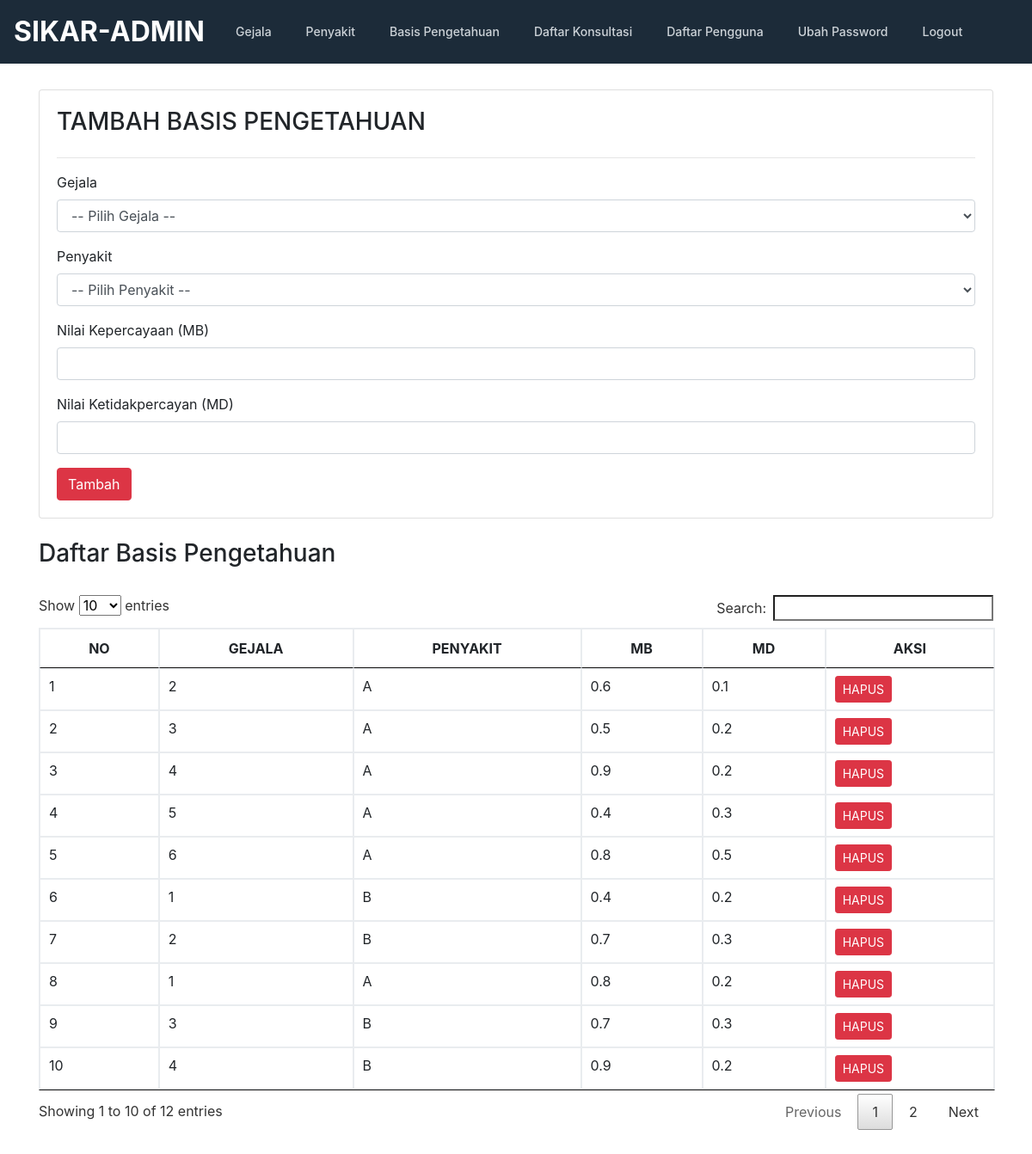
Page /admin/pengetahuan.php (signed in) on the committed database.
### tables this page shows
CREATE TABLE `pengetahuan` (
  `id_pengetahuan` int(11) NOT NULL,
  `kode_penyakit` varchar(10) NOT NULL,
  `id_gejala` int(12) NOT NULL,
  `mb` float NOT NULL,
  `md` float NOT NULL
);

### admin/pengetahuan.php (the view, shortened to what this page needs)
<!doctype html>
<html lang="en">
  <head>
    <link href="../css/bootstrap.min.css" rel="stylesheet">
    <link href="../css/style.css" rel="stylesheet">
    <link href="../css/jquery.dataTables.min.css" rel="stylesheet"/>
  </head>
  <body>
    <?php include "header.php"; ?>
    <section>
      <div class="container">
        <div class="row">
            <div class="col-md-12">
              <div class="card" style="padding:20px">
                <h3>TAMBAH BASIS PENGETAHUAN</h3>
                <hr/>
                <form action="prosestambahpengetahuan.php" method="POST">
                    <div class="form-group">
                        <label>Gejala</label>
                        <select name="id_gejala" class="form-control">
                          <option>-- Pilih Gejala --</option>
                        </select>
                    </div>
                    <div class="form-group">
                        <label>Penyakit</label>
                        <select name="kode_penyakit" class="form-control">
                          <option>-- Pilih Penyakit --</option>
                            </select>
                    </div>
                    <div class="form-group">
                        <label>Nilai Kepercayaan (MB)</label>
                        <input type="number" step="0.01" name="mb" class="form-control" />
                    </div>
                    <div class="form-group">
                        <label>Nilai Ketidakpercayan (MD)</label>
                        <input type="number" step="0.01" name="md" class="form-control" />
                    </div>
                    <button type="submit" class="btn btn-md btn-danger">Tambah</button>
                </form>
              </div>
              <br/>
              <h3>Daftar Basis Pengetahuan</h3>
              <br/>
              <div class="row">
                <div class="col-md-12">
                  <table class="table table-bordered table-hover" id="gejala" class="display" style="width:100%">
                    <thead>
                      <tr>
                        <th><center>NO</center></th>
                        <th><center>GEJALA</center></th>
                        <th><center>PENYAKIT</center></th>
                        <th><center>MB</center></th>
                        <th><center>MD</center></th>
                        <th><center>AKSI</center></th>
                      </tr>
                    </thead>
                    <tbody>
                      <?php
                        include "../conn.php";
                        $query = mysqli_query($koneksi,"SELECT * FROM pengetahuan ORDER BY id_pengetahuan ASC");
                        $no=0;
                        while ($data=mysqli_fetch_array($query)) {
                            $no++;
                      ?>
                      <tr>
                          <td><?php echo $no; ?></td>
                          <td><?php echo $data['id_gejala']; ?></td>
                          <td><?php echo $data['kode_penyakit']; ?></td>
                          <td><?php echo $data['mb']; ?></td>
                          <td><?php echo $data['md']; ?></td>
                          <td>
                              <a  href="hapuspengetahuan.php?id=<?php echo $data['id_pengetahuan']; ?>" class="btn btn-sm btn-danger">HAPUS</a>
                          </td>
                      </tr>
                      <?php } ?>
                    </tbody>
                  </table>
                </div>
              </div>
            </div>
        </div>
      </div>
    </section>
  </body>
</html>

### css/style.css (style rules this page uses)
.container { position: relative; overflow: hidden; }
section { padding:30px 0; }

### rows in the picture
pengetahuan: id_gejala "2", kode_penyakit "A", mb "0.6", md "0.1"
pengetahuan: id_gejala "3", kode_penyakit "A", mb "0.5", md "0.2"
pengetahuan: id_gejala "4", kode_penyakit "A", mb "0.9", md "0.2"
pengetahuan: id_gejala "5", kode_penyakit "A", mb "0.4", md "0.3"
pengetahuan: id_gejala "6", kode_penyakit "A", mb "0.8", md "0.5"
pengetahuan: id_gejala "1", kode_penyakit "B", mb "0.4", md "0.2"
pengetahuan: id_gejala "2", kode_penyakit "B", mb "0.7", md "0.3"
pengetahuan: id_gejala "1", kode_penyakit "A", mb "0.8", md "0.2"
pengetahuan: id_gejala "3", kode_penyakit "B", mb "0.7", md "0.3"
pengetahuan: id_gejala "4", kode_penyakit "B", mb "0.9", md "0.2"
